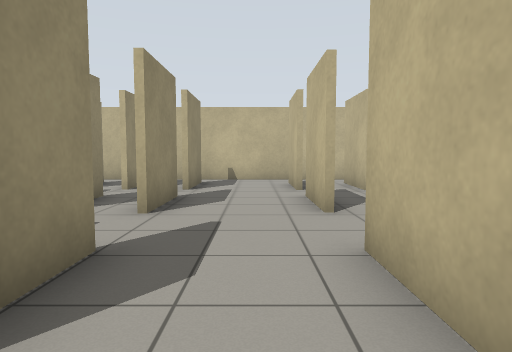
view 1 (above)

24 first-person views from a walk through a world built for the Gazebo simulator. The camera is 0.94 m above the floor, tilts 4° down and sees 75° across. The floor is counted in squares, 1 m on a side. Each view is taken from the middle of a square. On the plan, view 1 faces up. The plan holds only what a view shows up to about 12 squares ahead; the rest is blank.

view 2
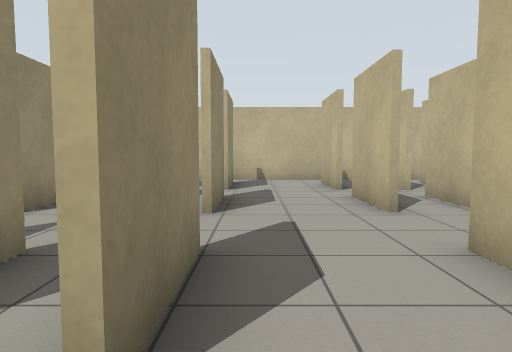

view 3
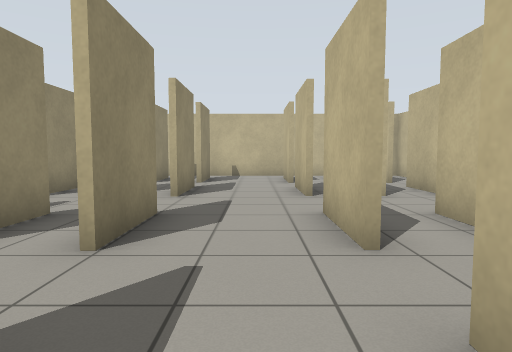

view 4
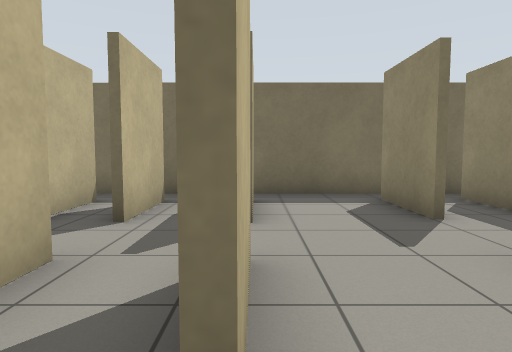

view 5
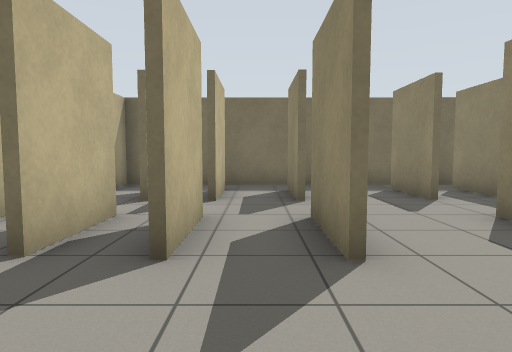

view 6
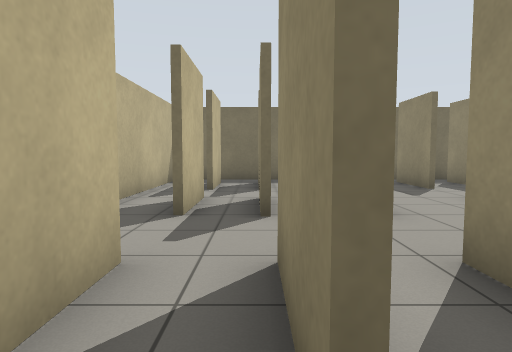

view 7
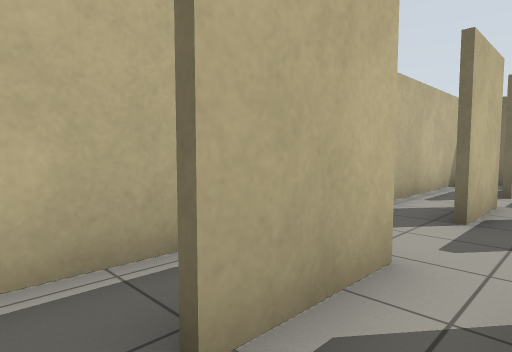

view 8
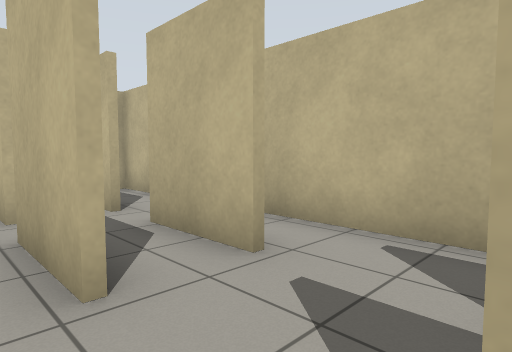

view 9
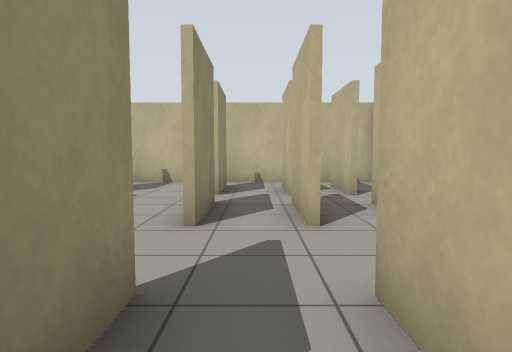

view 10
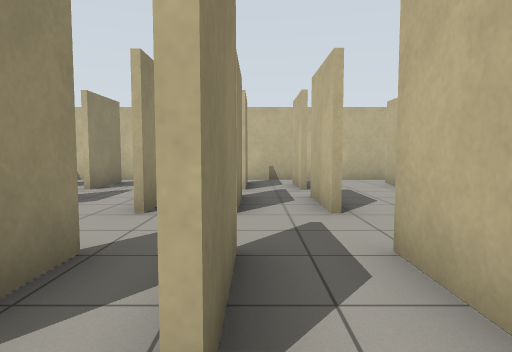

view 11
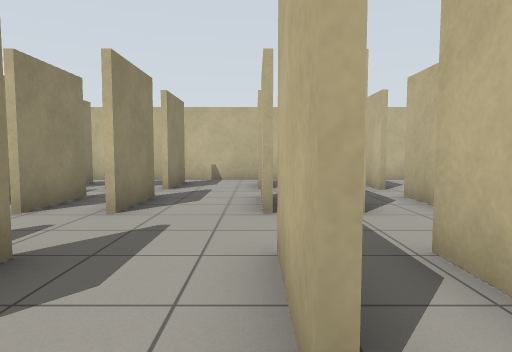

view 12
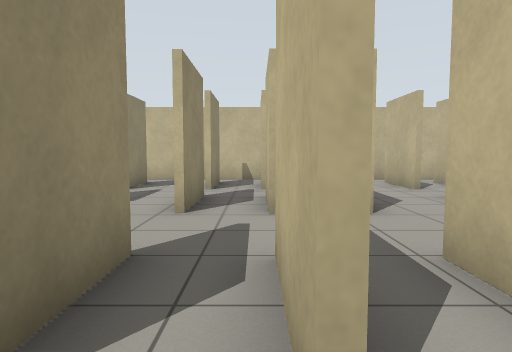

view 13
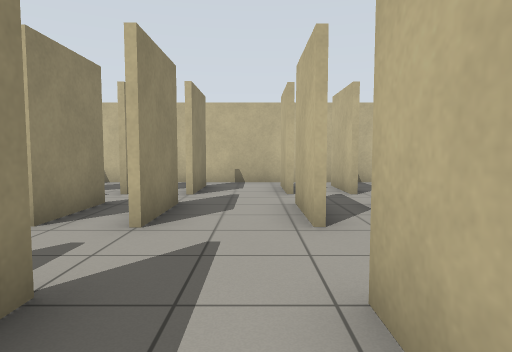

view 14
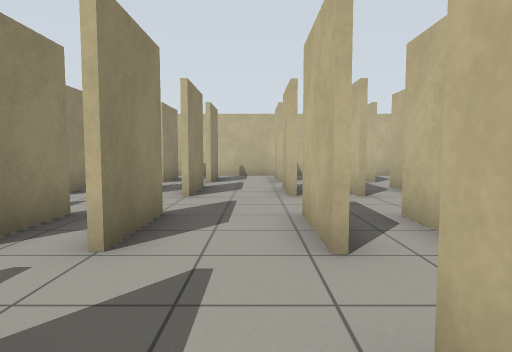

view 15
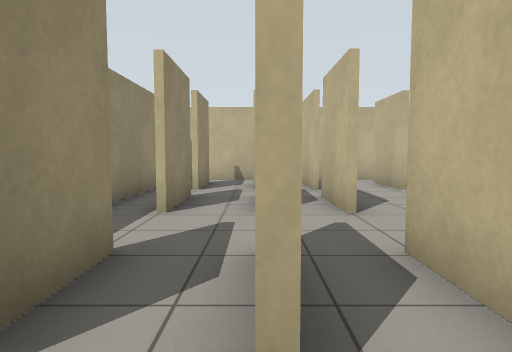

view 16
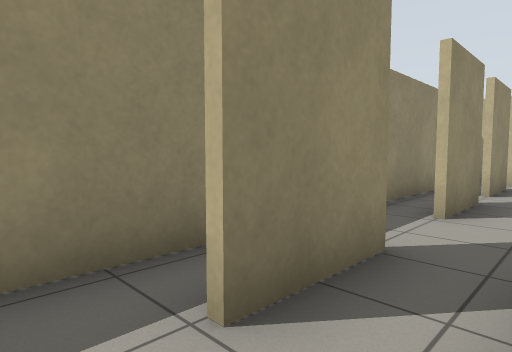

view 17
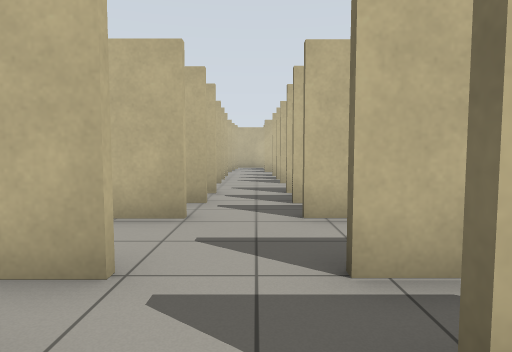

view 18
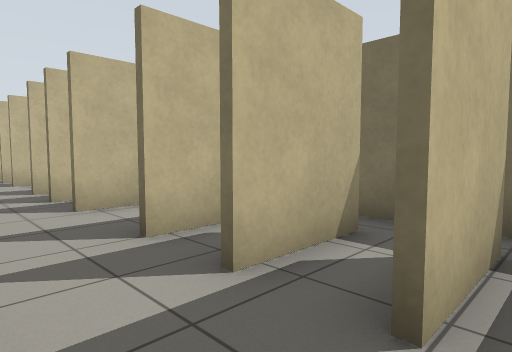

view 19
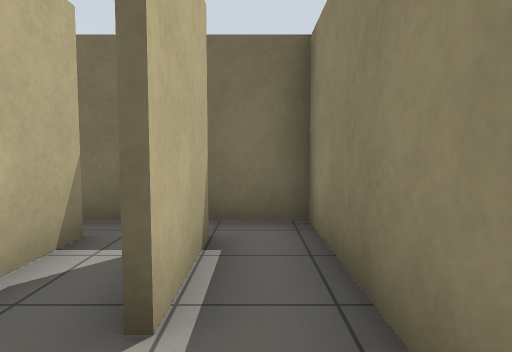

view 20
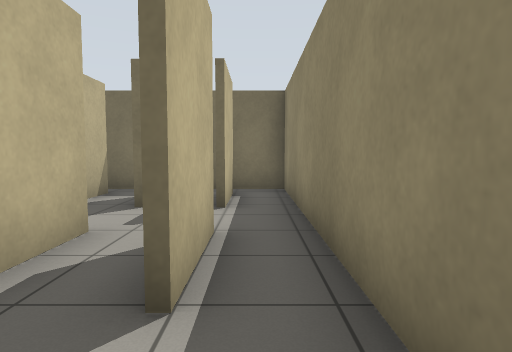

view 21
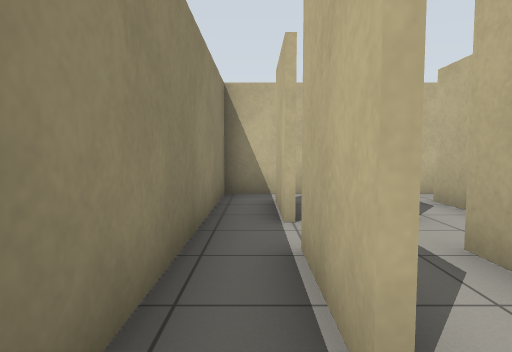

view 22
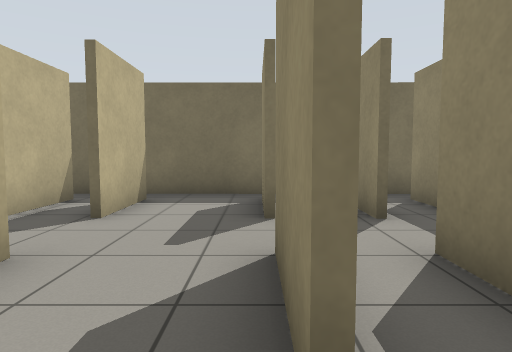

view 23
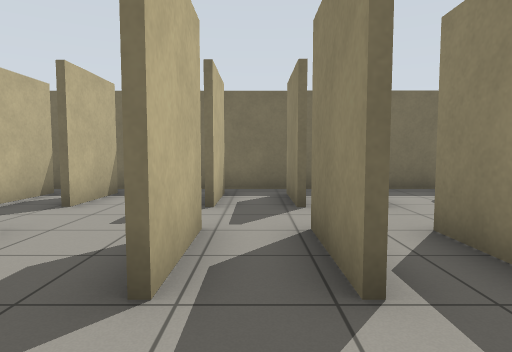

view 24
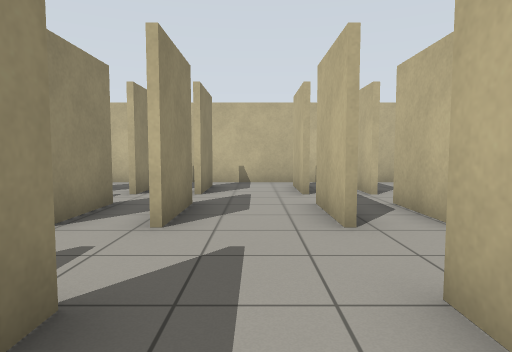

### Floor plan
Key: @ floor where view 1 was taken; # wall or solid block; x gap in a wall; . floor.
Columns run from 17 left of view 1 to 6 right of it. Each row starts with its distance up from view 1.
 12 ########################
 11 #......................#
 10 #.##.#.##.#.#.##..#.##.#
  9 #.##.#.##.#.#.##..#.##.#
  8 #......................#
  7 #.##.#.##.#.#.##..#.##.#
  6 #.##.#.##.#.#.##..#.##.#
  5 #.##...##.....##....##.#
  4 #......................#
  3 #.##.#.##...#.##..#.##.
  2 #.##.#.##.#.#.##..#.##.
  1 #.##x#.##.#...##....##.#
  0 #................@.....#
 -1 #.##.#.##.#.#.##..#.##.#
 -2 #.##.#.##.#.#.##..#.##.#
 -3 #......................#
 -4 ########################

Where each view was taken, in squares from view 1:
view 1: 0 up, 0 right, facing up
view 2: 0 up, 1 left, facing up
view 3: 2 down, 0 right, facing up
view 4: 4 up, 1 right, facing down
view 5: 6 up, 2 right, facing down
view 6: 8 up, 3 right, facing down
view 7: 8 up, 3 right, facing down-right
view 8: 3 up, 2 right, facing up-right
view 9: 1 up, 2 right, facing up
view 10: 0 up, 3 left, facing up
view 11: 0 up, 5 left, facing up
view 12: 0 up, 9 left, facing up
view 13: 1 up, 11 left, facing up
view 14: 2 down, 11 left, facing up
view 15: 0 up, 14 left, facing up
view 16: 0 up, 14 left, facing up-left
view 17: 0 up, 15 left, facing right
view 18: 1 up, 16 left, facing down-right
view 19: 1 up, 16 left, facing down
view 20: 5 up, 16 left, facing down
view 21: 4 up, 16 left, facing up
view 22: 4 up, 7 left, facing down
view 23: 5 up, 8 left, facing down
view 24: 1 up, 6 left, facing up
